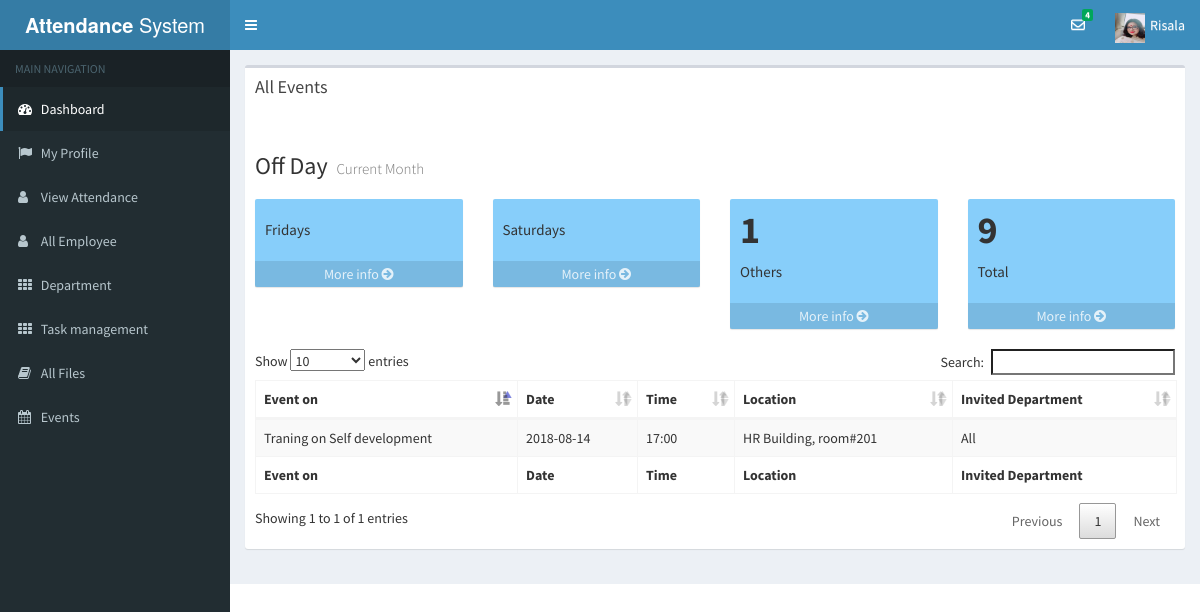
Page /employee/event.php (signed in) on the committed database.
### tables this page shows
CREATE TABLE `employee` (
  `id` int(100) NOT NULL,
  `name` varchar(255) NOT NULL,
  `nick_name` varchar(25) DEFAULT NULL,
  `email` varchar(255) NOT NULL,
  `password` varchar(255) NOT NULL,
  `department` varchar(255) NOT NULL,
  `designation` varchar(255) NOT NULL,
  `gender` varchar(255) NOT NULL,
  `phone` int(100) NOT NULL,
  `address` varchar(255) NOT NULL,
  `image` text NOT NULL,
  `joindate` date NOT NULL
);

CREATE TABLE `event` (
  `id` int(100) NOT NULL,
  `topic` varchar(255) NOT NULL,
  `date` date NOT NULL,
  `time` varchar(255) NOT NULL,
  `location` varchar(255) NOT NULL,
  `invited_dept` varchar(255) NOT NULL
);

### employee/event.php (the view, shortened to what this page needs)
								<?php
	             include 'controller.php';
if(!isset($_SESSION['email'])){
	header("location: http://localhost/smart_payroll/employee_in_loc/login.php");
}
else {
?>
    <!DOCTYPE html>
    <html lang="en">
    <head>
							<link rel="stylesheet" href="css/bootstrap.min.css">
							<link rel="stylesheet" href="css/bootstrap-theme.min.css">
							<link rel="stylesheet" href="css/loader.css">
							<link rel="stylesheet" type="text/css" href="dashboard/vendor/font-awesome/css/font-awesome.min.css">
        <link rel="stylesheet" href="css/jquery.dataTables.min.css">
        <link rel="stylesheet" href="css/dataTables.bootstrap.min.css">
        <link rel="stylesheet" href="css/responsive.bootstrap.min.css">
    </head>
	<?php include_once('first.php') ?>
				<?php include_once('header.php') ?>
				<?php include_once('sidebar.php') ?>
    <body onload="myFunction()" style="margin:0;">
      <div class="content-wrapper" >
		    <section class="content">
								  <div class="row">
									<div class="col-xs-12">
										 <div class="box">
										<div class="box-header">
										  <h3 class="box-title">All Events</h3>
										</div>
										<div class="box-body">
  <div class="dropdown">
            </div><br>
            <table id="example" class="table table-bordered table-striped" >
                <thead>
										<tr>
											 <th>Event on</th>
											<th>Date</th>
											<th>Time</th>
											 <th>Location</th>
											 	 <th>Invited Department</th>
										</tr>
									</thead>
									<tfoot>
										<tr>
											<th>Event on</th>
											<th>Date</th>
											<th>Time</th>
											 <th>Location</th>
											 	 <th>Invited Department</th>
										</tr>
									</tfoot>
                          <tbody>
				    <?php
							 $sql ="select * from event where invited_dept='$department' or invited_dept='All'";
														$result = $con->query($sql);
														if ($result->num_rows > 0) {
                        while($row = $result->fetch_assoc()) {
														$topic = $row['topic'];
														$date = $row['date'];
														$time = $row['time'];
														$location = $row['location'];
														$invited_dept = $row['invited_dept'];
                            echo "<tr>
                                     <td>$topic</td>
									<td>$date</td>
									<td>$time</td>
									 <td>$location</td>
									 <td>$invited_dept</td>
									 "; ?>
        </div>
      </div>
	   </div>
<div class="row">
									 	<section class="content-header">
									  <h1>
										 Off Day <small>Current Month</small>
									  </h1>
									</section>
									<br>
										<div class="col-lg-3 col-xs-6">
										  <div class="small-box" style="background-color: #87CEFA">
											<div class="inner">
											  <h3><?php print_r($cfriday);?></h3>
											  <p>Fridays</p>
											</div>
											<a href="show_attendance.php" class="small-box-footer">More info <i class="fa fa-arrow-circle-right"></i></a>
										  </div>
										</div>
										<div class="col-lg-3 col-xs-6">
										  <div class="small-box" style="background-color: #87CEFA">
											<div class="inner">
											  <h3><?php print_r($csaturday);?></h3>
											  <p>Saturdays</p>
											</div>
											<a href="show_attendance.php" class="small-box-footer">More info <i class="fa fa-arrow-circle-right"></i></a>
										  </div>
										</div>
										<div class="col-lg-3 col-xs-6">
										  <div class="small-box" style="background-color: #87CEFA">
											<div class="inner">
											  <h3>1</h3>
											  <p>Others</p>
											</div>
											<a href="show_attendance.php" class="small-box-footer">More info <i class="fa fa-arrow-circle-right"></i></a>
										  </div>
										</div>
										<div class="col-lg-3 col-xs-6">
										  <div class="small-box" style="background-color: #87CEFA">
											<div class="inner">
											  <h3>9</h3>
											  <p>Total</p>
											</div>
											<a href="show_attendance.php" class="small-box-footer">More info <i class="fa fa-arrow-circle-right"></i></a>
										  </div>
										</div>
									  </div>
        <?php
                        }
						}
?>
	   </div>
	   </div>
             </body>
    </html>
<?php } ?>

### employee/header.php (shortened to what this page needs)
 	<?php
	include("dbconnect.php");
									$user = $_SESSION['email'];
									$get_user ="select * from employee where email='$user'";
									$run_user = mysqli_query($con,$get_user);
									$row = mysqli_fetch_array($run_user);
									$image = $row['image'];
									$nick_name=$row['nick_name'];
									$department = $row['department'];
					?>
 <body class="hold-transition skin-blue sidebar-mini">
 <div class="wrapper">
      <header class="main-header">
        <a href="" class="logo">
          <span class="logo-lg"><b>Attendance</b> System</span>
        </a>
        <nav class="navbar navbar-static-top" role="navigation">
          <a href="#" class="sidebar-toggle" data-toggle="offcanvas" role="button">
          </a>
          <div class="navbar-custom-menu">
            <ul class="nav navbar-nav">
              <li class="dropdown messages-menu">
                <a href="#" class="dropdown-toggle" data-toggle="dropdown">
                  <i class="fa fa-envelope-o"></i>
                  <span class="label label-success">4</span>
                </a>
              </li>
			   <li class="dropdown user user-menu">
                            <a href="#" class="dropdown-toggle" data-toggle="dropdown">
							<div class="user-image">
								<?php
								echo"<img src='images/$image'  width='30' height='30' />";
									?>
								</div>
								  <span class="hidden-xs">
                    <?php
                    echo $nick_name;
                    ?>
</span>
								</a>
              </li>
			  </ul>
          </div>
        </nav>
      </header>

### rows in the picture
employee: image (picture), nick_name "Risala"
event: topic "Traning on Self development", date "2018-08-14", time "17:00", location "HR Building, room#201", invited_dept "All"
